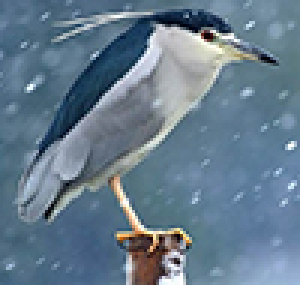
#> input picture 1450079102795.jpg, 100 x 95 px (shown 3 times larger)
$ python temp_02.py   (Python 2 division)
#> lines starting #> are read from the running program, lines starting #| are printed output that depends on the picture
# -*- coding: utf-8 -*-
from PIL import Image

codeLib = '''@B%8&WM#*oahkbdpqwmZO0QLCJUYXzcvunxrjft/\|()1{}[]?-_+~<>i!lI;:,"^`'. '''  # 生成字符画所需的字符集
count = len(codeLib)


def transform1(image_file):
    image_file = image_file.convert("L")  # 转换为黑白图片，参数"L"表示黑白模式
    codePic = ''
    for h in range(0, image_file.size[1]):  # size属性表示图片的分辨率，'0'为横向大小，'1'为纵向
        for w in range(0, image_file.size[0]):
            gray = image_file.getpixel((w, h))  # 返回指定位置的像素，如果所打开的图像是多层次的图片，那这个方法就返回一个元组
            codePic = codePic + codeLib[int(((count - 1) * gray) / 256)]  # 建立灰度与字符集的映射
        codePic = codePic + '\r\n'
    return codePic


def transform2(image_file):
    codePic = ''
    for h in range(0, image_file.size[1]):
        for w in range(0, image_file.size[0]):
            g, r, b = image_file.getpixel((w, h))
            gray = int(r * 0.299 + g * 0.587 + b * 0.114)
            codePic = codePic + codeLib[int(((count - 1) * gray) / 256)]
        codePic = codePic + '\r\n'
    return codePic


fp = open(u'1450079102795.jpg', 'rb')
image_file = Image.open(fp)
#> image_file is the input picture: PIL image 100x95 RGB; mean R, G, B 101.8, 123.6, 141.4
image_file = image_file.resize((int(image_file.size[0] * 0.75), int(image_file.size[1] * 0.5)))  # 调整图片大小
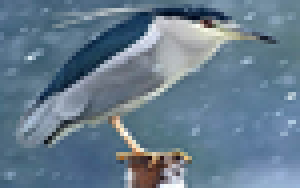
#> image_file: PIL image 75x47 RGB (shown 4 times larger); mean R, G, B 101.8, 123.6, 141.3
print u'Info:', image_file.size[0], ' ', image_file.size[1], ' ', count
#| Info: 75   47   69

tmp = open('tmp.txt', 'w')
tmp.write(transform1(image_file))
#> in transform1, `image_file = image_file.convert("L")  # 转换为黑白图片，参数"L"表示黑白模式`:
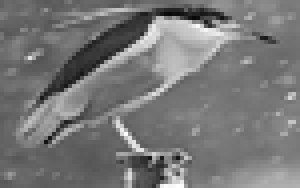
#> image_file: PIL image 75x47 L (shown 4 times larger); min 8, max 255, mean 119.1
tmp.close()
